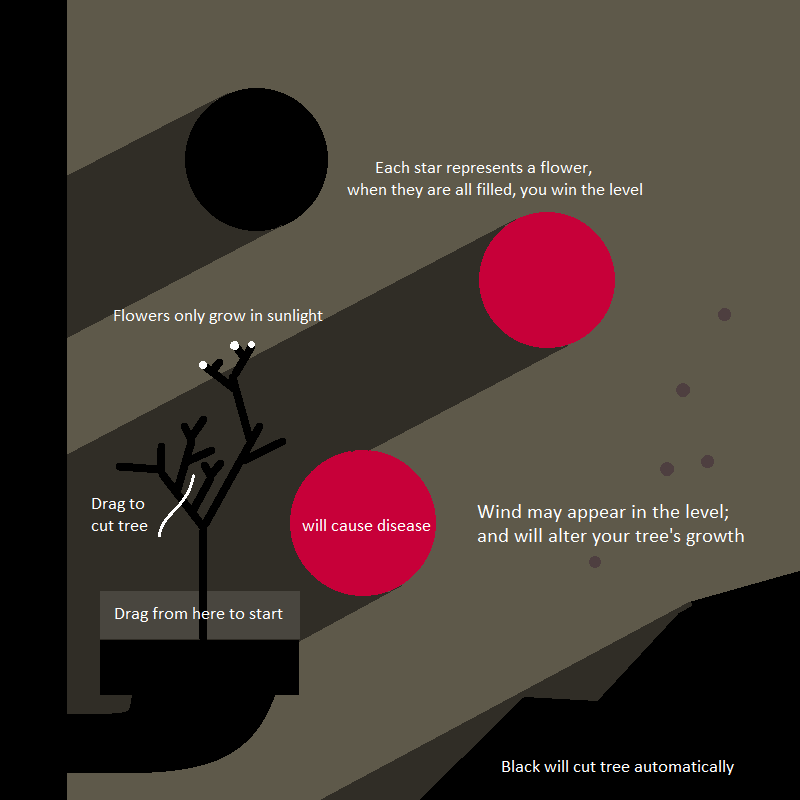
#> input picture TP 1/HelpScreen.png, 800 x 800 px; its folder holds only this picture in this run
$ python -i demo.py   (imports and definitions only)
#> lines starting #> are read from the running program, lines starting #| are printed output that depends on the picture
import math
import pygame
from pygame.locals import *
import random
import copy
from PIL import Image
from pygame import Color
import os, os.path


RED = (199, 0, 57)
YELLOW = (255, 195, 0)
WHITE = (255,255,255)
BLACK = (0,0,0)
SUN = (94,89,74)
SHADE = (48,45,38)
#MUSIC Song is from Youtube:
#https://www.youtube.com/watch?v=Ceuny0VVlNE
# [5 lines not run here, left out]

def size(x0,y0,x1,y1): #distance function
    return ((x0-x1)**2+(y0-y1)**2)**0.5

class branch(object):   #main tree making class

    # [121 lines left out: functions __init__, newBr, increase, stillgrowing, flowering, not called in this run]

    def line(self,data,x = 0): # givves the y from the line(branch)
        slope = (self.y1-self.y0)/(self.x1-self.x0)
        return slope*x - slope*self.x0 - self.y0

class flower(object): #class for flowers

    # [4 lines left out: function __init__, not called in this run]

class Fertile(object):

    # [5 lines left out: function __init__, not called in this run]

class star(object):

    # [5 lines left out: function __init__, not called in this run]

class leaf(object):

    # [18 lines left out: functions __init__, slope, not called in this run]

def intersectAxis(p,m): #finds the y intercept
    return p[1] - m*p[0]

# [203 lines left out: functions getPoint, findLofChild, cut, remove, startingLocal, startTree and 5 more, not called in this run]

def moveStart(data,x,y):
    data.drawStuff[-1] = (['start',x,y,x+200,y+25])

# [481 lines left out: functions makeShadow, findLevels, applyWind, createLeafs, drawFertile, drawStars and 19 more, not called in this run]

def AlwaysTimer(data):
    if len(data.points) > 50:
        data.points.pop(0)

    if len(data.flowers) < data.win:
        data.winLv = False

    if data.wind != 0:
        applyWind(data)
        for mleaf in data.leafs:
            mleaf.x += mleaf.speed
            mleaf.y += random.random()*2
            if mleaf.x < 0 or mleaf.x > data.width:
                data.leafs.remove(mleaf)
                data.leafs.append(leaf(data.wind))

    for arm in data.branches:
        angle = arm.theta*math.pi/180
        if arm.parent == None:
            arm.x1 = math.cos(angle)*arm.length+arm.x0
            arm.y1 = -math.sin(angle)*arm.length+arm.y0
        else:
            arm.x0 = arm.parent.x1
            arm.y0 = arm.parent.y1
            arm.x1 = math.cos(angle)*arm.length+arm.x0
            arm.y1 = -math.sin(angle)*arm.length+arm.y0


    for branch in data.falling:
        if branch.fallingSpeed < data.maxSpeed:

            branch.fallingSpeed += 0.05
        branch.y0 += branch.fallingSpeed
        branch.y1 += branch.fallingSpeed
        if (branch.y0 and branch.y1) > data.height:
            data.falling.remove(branch)

    for flower in data.flowers:
        if flower.parent in data.falling and flower in data.flowers:
            if flower.star != None:
                flower.star.filled = False
                flower.star.flower = None
            data.fallingFlower.append(flower)
            data.flowers.remove(flower)
        if flower.parent.disease > 0.5:
            if flower.star != None:
                flower.star.filled = False
                flower.star.flower = None
            if flower in data.flowers:
                data.flowers.remove(flower)

    for branch in data.branches:
        if data.splash == False:
            if (branch.x0 < 0 or branch.x0 > data.width or
                branch.x1 < 0 or branch.x1 > data.width or
                branch.y0 < 0 or branch.y0 > data.height or
                branch.y1 < 0 or branch.y1 > data.height):
                remove(data,branch)
            elif (data.rgbImage.getpixel((branch.x0,branch.y0)) == BLACK or
                  data.rgbImage.getpixel((int(branch.x1),int(branch.y1))) == BLACK):
                  remove(data,branch)
            else:
                if (data.rgbImage.getpixel((branch.x0,branch.y0)) == RED or
                    data.rgbImage.getpixel((int(branch.x1),int(branch.y1))) == RED):
                    if branch.disease < 1:
                        branch.disease += 0.01
                        spreadDisease(data,branch)
                if branch.disease > 0.25:
                    if branch.disease < 1:
                        branch.disease += 0.01
                    spreadDisease(data,branch)

    for flower in data.fallingFlower:
        if flower.parent.y1 > data.height-10:
            data.fallingFlower.remove(flower)

##(structure derived from eventsexample.py and Lukas Perana's pygame structure)

# [201 lines left out: functions init, imageInit, menuInit, redrawAll, timerFired, mousePressed and 3 more, not called in this run]

def redrawAllHelp(data,screen):
    drawStars(data,screen)
    drawHelp(data,screen)

# [15 lines left out: function redrawAllEdit, not called in this run]

def redrawAllWin(data,screen):
    drawHelp(data,screen)
    drawWin(data,screen)

# [9 lines left out: function redrawAllLevels, not called in this run]

def keyPressedSplash(data, key):
    pass

# [48 lines left out: function run, not called in this run]

# [1 line not run here, left out]

>>> import cv2
>>> picture = cv2.imread('HelpScreen.png', cv2.IMREAD_GRAYSCALE)
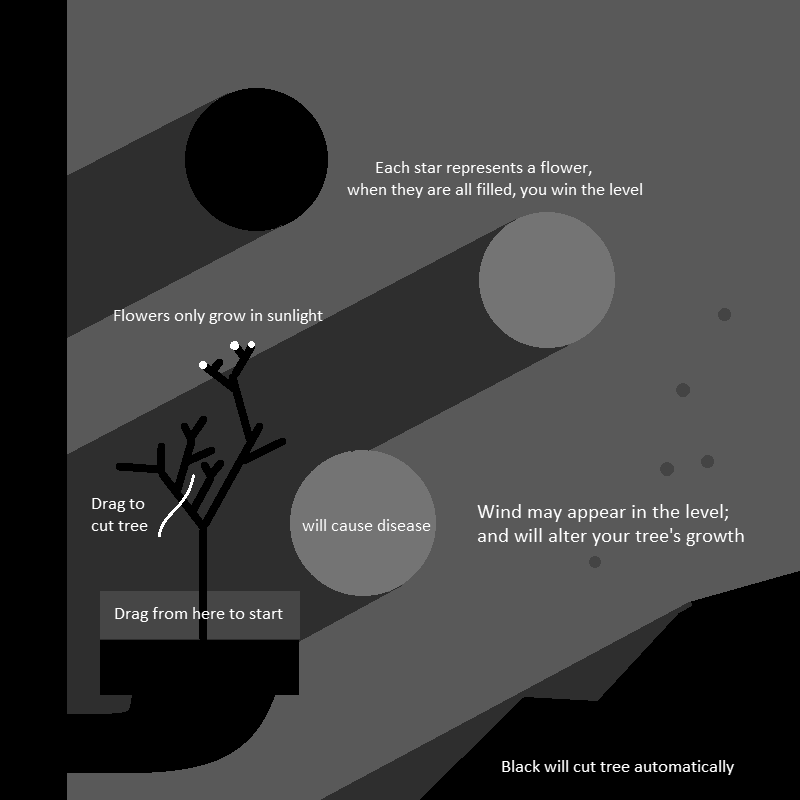
#> picture: shape (800, 800); min 0, max 255, mean 63.6
#> (the run stopped early here; a loop or call above may not have finished)

$ run again, on TP 1/preEdit.png
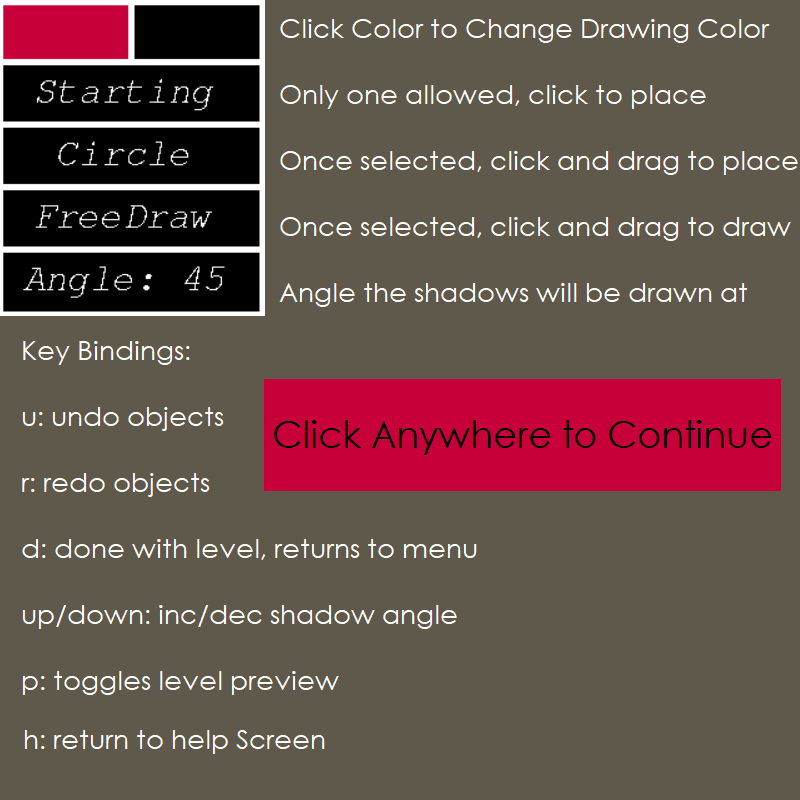
#> input picture TP 1/preEdit.png, 800 x 800 px
#> `picture = cv2.imread('HelpScreen.png', cv2.IMREAD_GRAYSCALE)`:
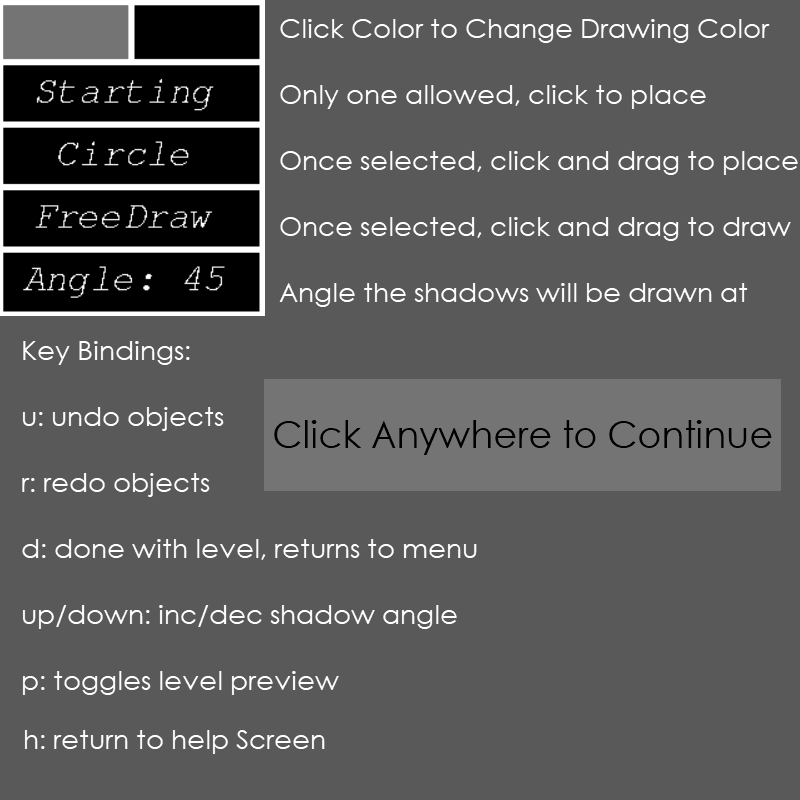
#> picture: shape (800, 800); min 0, max 255, mean 91.5
